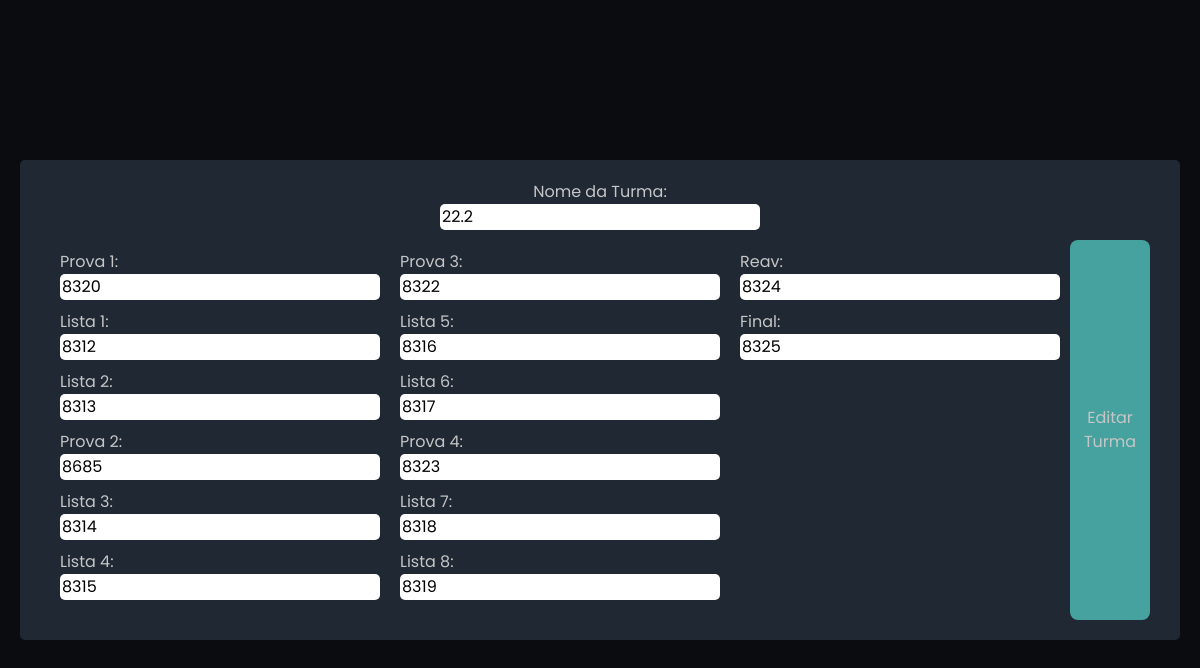
The page /classroom/edit/22.2 on the database its author committed.
### app/models.py (models this page shows, shortened)
class Classroom(models.Model):
    name = models.CharField(max_length=10, unique=True)
    id_list1 = models.CharField(max_length=10)
    id_list2 = models.CharField(max_length=10)
    id_list3 = models.CharField(max_length=10)
    id_list4 = models.CharField(max_length=10)
    id_list5 = models.CharField(max_length=10)
    id_list6 = models.CharField(max_length=10)
    id_list7 = models.CharField(max_length=10)
    id_list8 = models.CharField(max_length=10)
    id_test1 = models.CharField(max_length=10)
    id_test2 = models.CharField(max_length=10)
    id_test3 = models.CharField(max_length=10)
    id_test4 = models.CharField(max_length=10)
    id_reav = models.CharField(max_length=10)
    id_final = models.CharField(max_length=10)

### app/views.py (the view, shortened to what this page needs)
# urls.py: path('classroom/edit/<str:name>', edit_classroom, name='edit_classroom'),
def edit_classroom(request, name):
    context = {}
    if request.method == 'GET':
        context['classroom'] = Classroom.objects.get(name=name)
        return render(request, 'edit-classroom.html', context)

### app/templates/app/edit-classroom.html (shortened to what this page needs)
{% extends 'base.html' %}
{% load static %}
{% block content %}
<link rel="stylesheet" href="{% static 'css/index.css' %}">
<div class="content">
    <div class="centralized-div create">
        <form method="POST" id="classroom-form">
            <div class="inputs" id="name-input">
                <label for="name">Nome da Turma:</label>
                <input type="text" name="name" value="{{classroom.name}}">
            </div>
            <div class="inputs">
                <div id="ids-ab1">
                    <label for="id_test1">Prova 1:</label>
                    <input type="text" name="id_test1" value="{{classroom.id_test1}}">
                    <label for="id_list1">Lista 1:</label>
                    <input type="text" name="id_list1" value="{{classroom.id_list1}}">
                    <label for="id_list2">Lista 2:</label>
                    <input type="text" name="id_list2" value="{{classroom.id_list2}}">
                    <label for="id_test2">Prova 2:</label>
                    <input type="text" name="id_test2" value="{{classroom.id_test2}}">
                    <label for="id_list3">Lista 3:</label>
                    <input type="text" name="id_list3" value="{{classroom.id_list3}}">
                    <label for="id_list4">Lista 4:</label>
                    <input type="text" name="id_list4" value="{{classroom.id_list4}}">
                </div>
                <div id="ids-ab2">
                    <label for="id_test3">Prova 3:</label>
                    <input type="text" name="id_test3" value="{{classroom.id_test3}}">
                    <label for="id_list5">Lista 5:</label>
                    <input type="text" name="id_list5" value="{{classroom.id_list5}}">
                    <label for="id_list6">Lista 6:</label>
                    <input type="text" name="id_list6" value="{{classroom.id_list6}}">
                    <label for="id_test4">Prova 4:</label>
                    <input type="text" name="id_test4" value="{{classroom.id_test4}}">
                    <label for="id_list7">Lista 7:</label>
                    <input type="text" name="id_list7" value="{{classroom.id_list7}}">
                    <label for="id_list8">Lista 8:</label>
                    <input type="text" name="id_list8" value="{{classroom.id_list8}}">
                </div>
                <div id="ids-reavaliation">
                    <label for="id_reav">Reav:</label>
                    <input type="text" name="id_reav" value="{{classroom.id_reav}}">
                    <label for="id_final">Final:</label>
                    <input type="text" name="id_final" value="{{classroom.id_final}}">
                </div>
                <button type="submit" class="add-classroom-button">Editar Turma</button>
            </div>
        </form>
    </div>
</div>
{% endblock %}

### static/css/index.css (style rules this page uses)
:root { --bg-primary: #0b0c10; --text-color: #c5c6c7; --bg-secondary: #1f2833; --accent-primary: #66fcf1; --accent-secondary: #45a29e; }
* { font-family: 'Poppins', sans-serif; box-sizing: border-box; color: var(--text-color); }
.content { width: 100vw; height: 100vh; background-color: var(--bg-primary); display: flex; justify-content: center; align-items: center; }
p, label { margin: 0; padding: 0; }
a, a[href], button { width: 100%; text-decoration: none; cursor: pointer; }
.centralized-div { width: 20%; height: auto; background-color: var(--bg-secondary); color: var(--text-color); display: flex; justify-content: center; align-items: center; flex-direction: column; border-radius: 5px; padding: 20px 10px; margin: 20px; }
.create { width: fit-content; }
.add-classroom-button { display: flex; flex-direction: row; justify-content: center; align-items: center; align-content: center; background-color: var(--accent-secondary); border: none; border-radius: 8px; padding: 8px; }
#classroom-form { display: flex; flex-direction: column; }
form#classroom-form input { border-radius: 5px; border: none; color: black; }
.inputs { display: flex; flex-direction: row; margin: 0px 20px; }
.inputs div { display: flex; flex-direction: column; padding: 10px; }
#name-input { display: flex; flex-direction: column; justify-content: center; align-items: center; }
.inputs input { margin-bottom: 10px; }

### rows shown on the page
Classroom: name "22.2", id_test1 "8320", id_list1 "8312", id_list2 "8313", id_test2 "8685", id_list3 "8314", id_list4 "8315", id_test3 "8322", id_list5 "8316", id_list6 "8317", id_test4 "8323", id_list7 "8318", id_list8 "8319", id_reav "8324", id_final "8325"
